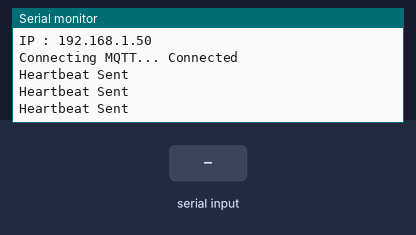
The sketch below on a simulated ESP32. On the bench: the last lines printed to the serial monitor. The test bench sets the inputs (shaded band). WiFi joins after 1.5 s; servers stay silent unless stated; no MQTT or app messages arrive unless stated.

Above: at 2.7 s.
2.8 s: "temp\n" received over the second serial link
At 2.98 s:
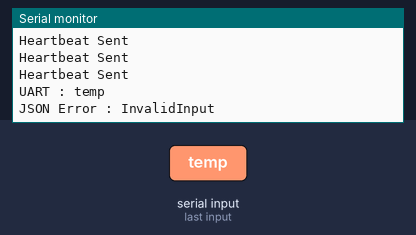
4.3 s: "accel\n" received over the second serial link
At 4.48 s:
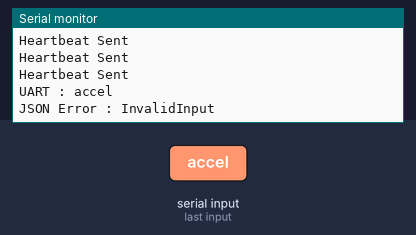
5.8 s: "pressure\n" received over the second serial link
At 5.98 s:
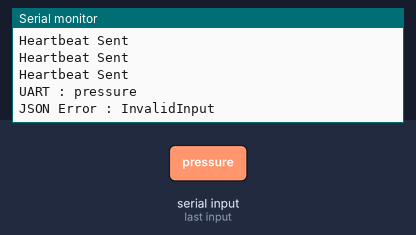
7.3 s: "battery\n" received over the second serial link
At 7.48 s:
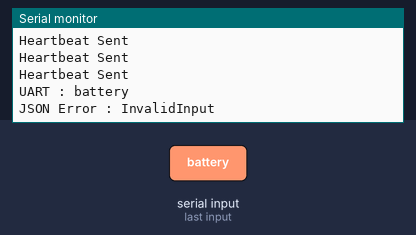
8.8 s: "1\n" received over the second serial link
At 8.98 s:
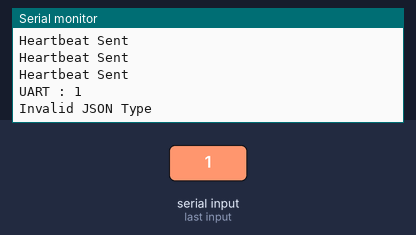

Measured:
- after the input at 2.8 s, the serial monitor: prints a new line at once (image 1)
- after the input at 4.3 s, the serial monitor: prints a new line at once (image 2)
- after the input at 5.8 s, the serial monitor: prints a new line at once (image 3)
- after the input at 7.3 s, the serial monitor: prints a new line at once (image 4)
- after the input at 8.8 s, the serial monitor: prints a new line at once (image 5)

The sketch:

mqtt_publisher.ino
```cpp
#include <WiFi.h>
#include <PubSubClient.h>
#include <ArduinoJson.h>

#define RXD2 16
#define TXD2 17

// ---------------- WiFi ----------------

const char* ssid = "wifi";
const char* password = "pass";

// ---------------- MQTT ----------------

const char* mqtt_server = "ip_addr";
const int mqtt_port = 1883;

#define TOPIC_TEMP      "talktrail/vehicle/temp"
#define TOPIC_ACCEL     "talktrail/vehicle/accel"
#define TOPIC_PRESSURE  "talktrail/vehicle/pressure"
#define TOPIC_BATTERY   "talktrail/vehicle/battery"
#define TOPIC_STATUS    "talktrail/vehicle/status"

WiFiClient espClient;
PubSubClient client(espClient);

String uartData = "";

unsigned long heartbeatTimer = 0;

// ------------------------------------------------------------

void connectWiFi()
{
  if (WiFi.status() == WL_CONNECTED)
    return;

  Serial.println("\nConnecting WiFi...");

  WiFi.begin(ssid, password);

  while (WiFi.status() != WL_CONNECTED)
  {
    delay(500);
    Serial.print(".");
  }

  Serial.println();
  Serial.println("WiFi Connected");
  Serial.print("IP : ");
  Serial.println(WiFi.localIP());
}

// ------------------------------------------------------------

void reconnect()
{
  while (!client.connected())
  {
    Serial.print("Connecting MQTT... ");

    if (client.connect(
          "TVMS_ESP32",
          NULL,
          NULL,
          TOPIC_STATUS,
          1,
          true,
          "offline"))
    {
      Serial.println("Connected");

      client.publish(TOPIC_STATUS,
                     "online",
                     true);
    }
    else
    {
      Serial.print("Failed : ");
      Serial.println(client.state());
      delay(2000);
    }
  }
}

// ------------------------------------------------------------

void heartbeat()
{
  if (millis() - heartbeatTimer >= 500)
  {
    heartbeatTimer = millis();

    client.publish(TOPIC_STATUS,
                   "online",
                   true);

    Serial.println("Heartbeat Sent");
  }
}

// ------------------------------------------------------------

void setup()
{
  Serial.begin(115200);

  Serial2.begin(115200,
                SERIAL_8N1,
                RXD2,
                TXD2);

  connectWiFi();

  client.setServer(mqtt_server,
                   mqtt_port);
  client.setKeepAlive(5);       // Detect disconnect in ~5-10 sec
  client.setSocketTimeout(3);
}

// ------------------------------------------------------------

void loop()
{
  connectWiFi();

  if (!client.connected())
    reconnect();

  client.loop();

  heartbeat();

  while (Serial2.available())
  {
    char c = Serial2.read();

    if (c == '\n')
    {
      uartData.trim();

      if (uartData.length())
      {
        Serial.print("UART : ");
        Serial.println(uartData);

        StaticJsonDocument<256> doc;

        DeserializationError error =
            deserializeJson(doc,
                            uartData);

        if (!error)
        {
          const char *type = doc["type"];

          if (type == NULL)
          {
            Serial.println("Invalid JSON Type");
            uartData = "";
            continue;
          }

          // -------- Sensor Handling Continues --------
          // ---------------- Temperature ----------------

          if (strcmp(type, "temp") == 0)
          {
            StaticJsonDocument<128> out;

            out["temperature"] = doc["temperature"];
            out["humidity"] = doc["humidity"];

            char payload[128];
            serializeJson(out, payload);

            if (client.publish(TOPIC_TEMP, payload))
            {
              Serial.print("Published Temp : ");
              Serial.println(payload);
            }
          }

          // ---------------- Accelerometer ----------------

          else if (strcmp(type, "accel") == 0)
          {
            StaticJsonDocument<128> out;

            out["x"] = doc["x"];
            out["y"] = doc["y"];
            out["z"] = doc["z"];

            char payload[128];
            serializeJson(out, payload);

            if (client.publish(TOPIC_ACCEL, payload))
            {
              Serial.print("Published Accel : ");
              Serial.println(payload);
            }
          }

          // ---------------- Pressure ----------------

          else if (strcmp(type, "pressure") == 0)
          {
            StaticJsonDocument<128> out;

            out["pressure"] = doc["value"];

            char payload[128];
            serializeJson(out, payload);

            if (client.publish(TOPIC_PRESSURE, payload))
            {
              Serial.print("Published Pressure : ");
              Serial.println(payload);
            }
          }

          // ---------------- Battery ----------------

          else if (strcmp(type, "battery") == 0)
          {
            StaticJsonDocument<128> out;

            out["voltage"] = doc["voltage"];
            out["current"] = doc["current"];

            char payload[128];
            serializeJson(out, payload);

            if (client.publish(TOPIC_BATTERY, payload))
            {
              Serial.print("Published Battery : ");
              Serial.println(payload);
            }
          }

          // ---------------- Unknown Packet ----------------

          else
          {
            Serial.print("Unknown Packet Type : ");
            Serial.println(type);
          }
        }
        else
        {
          Serial.print("JSON Error : ");
          Serial.println(error.c_str());
        }
      }

      uartData = "";
    }
    else
    {
      uartData += c;
    }
  }
}
```
